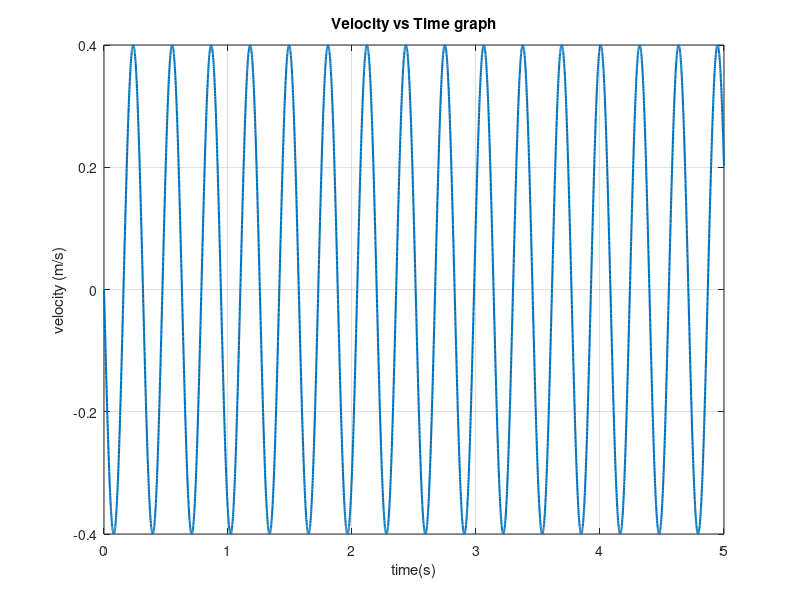

This figure's MATLAB source:
v0 = 0;
x0 = 0.02;
wn = 20;
t = 0:0.001:5;

%% 1.4 Determine velocity.
v = -x0*wn*sin(wn*t);

figure;
plot(t,v,'lineWidth',1.5);
xlabel('time(s)'); ylabel ('velocity (m/s)');
title ('Velocity vs Time graph');
grid on;

% The mass moves back and forth smoothly with the same size motion at the time
% Because there is no damping.
% No energy is lost and vibration continues with the same amplitude.
% Velocity is Zero at Max and Maximum when displacement is Zero.
